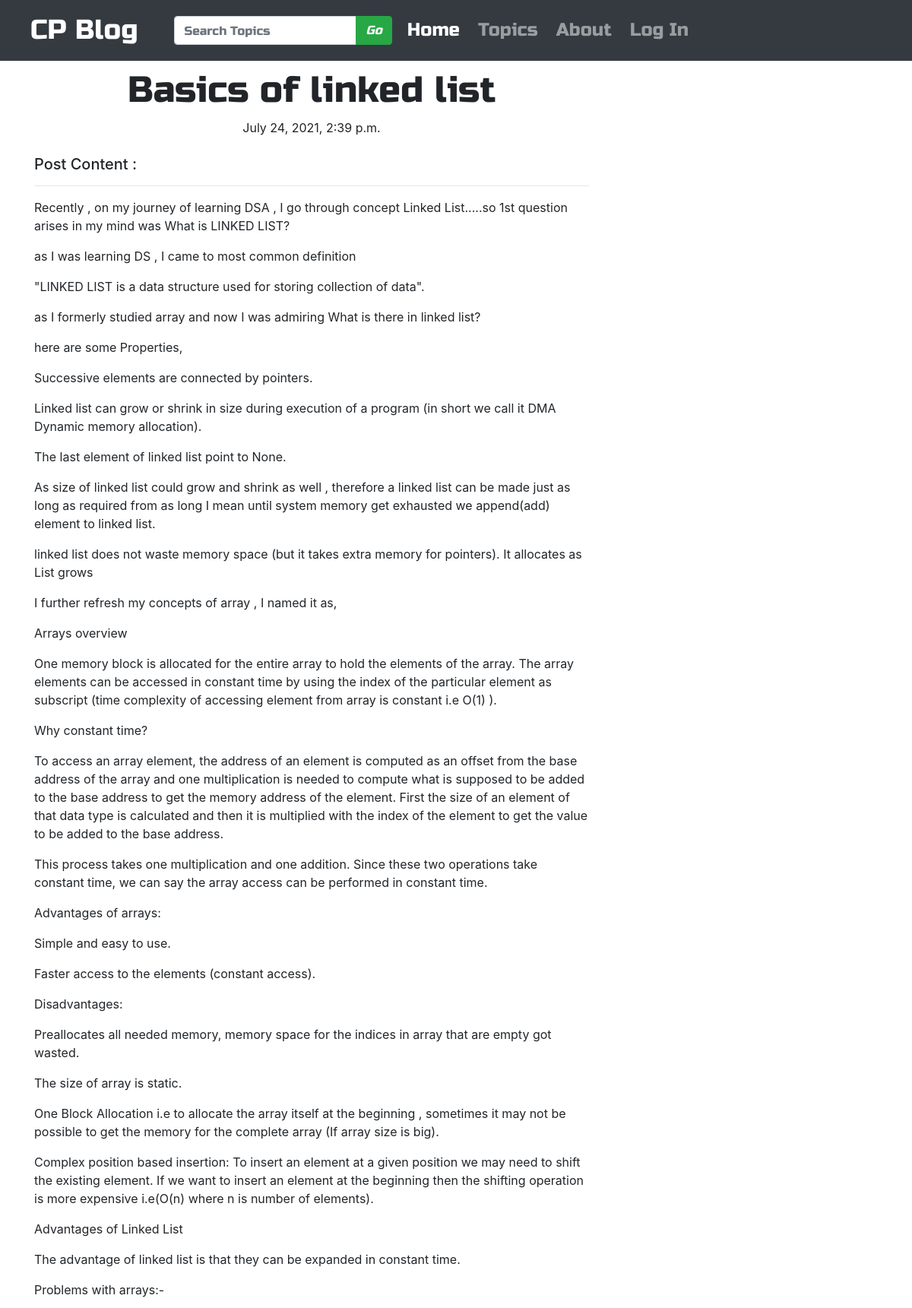
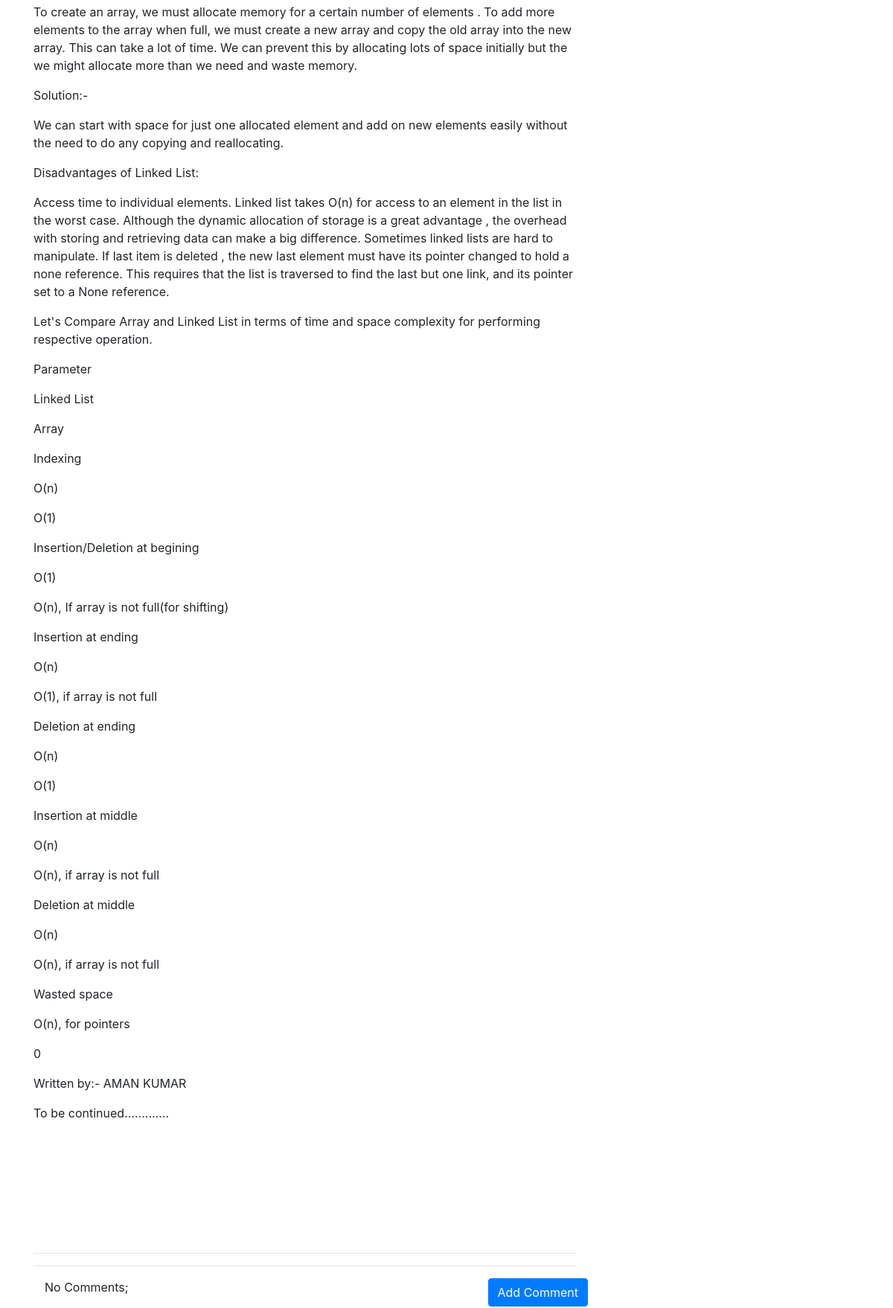
The app's page /post/2/ with its own data (2 pictures, top to bottom).
### blog/models.py (models this page shows, shortened)
class Post(models.Model):
    author = models.ForeignKey('auth.User', on_delete=models.CASCADE)
    title = models.CharField(max_length=200)
    text = models.TextField()
    created_date = models.DateTimeField(default=timezone.now)
    published_date = models.DateTimeField(blank=True, null=True)
    tags = models.CharField(max_length=200, default="CP DSA")

### blog/views.py (the view)
# urls.py: path('post/<pk>/', views.PostDetailView.as_view(), name='post_detail'),
class PostDetailView(DetailView):
    model = Post

### blog/templates/blog/post_detail.html (shortened to what this page needs)
{% extends 'blog/base.html' %}
{% block body_block %}
  <h1 class="posttitle loader">{{post.title}}</h1>
  {% if post.published_date %}
    <div class="date postdate">
      {{post.published_date}}
    </div>
  {% else %}
    <a href="{% url 'post_publish' pk=post.pk %}" class="btn btn-default btn-warning"> Publish </a>
  {% endif %}
  <h5 class="mt-4">Post Content : </h5>
  <p class="postcontent">
    <hr/>{{post.text|safe|linebreaksbr}}
  <hr/>
  </p>
  <hr>
  <a href="{% url 'comment' pk=post.pk %}" class="btn btn-primary btn-comment"> Add Comment </a>
  <div class="container">
    {% for comment in post.comments.all %}
    <br>
    {% if user.is_authenticated or comment.approve_comment %}
    {{ comment.created_date }}
    {% if not comment.approved_comments %}
    <a href="{% url 'comment_remove' pk=comment.pk%}" class="btn btn-default btn-danger"> Remove </a>
    <a href="{% url 'comment_approve' pk=comment.pk%}" class="btn btn-primary"> Approve </a>
    {% endif %}
    <p>{{comment.text|safe|linebreaks}}</p>
    <p>Posted by - {{comment.author}}</p>
    {% endif %}
    {% empty %}
    <p>No Comments;</p>
    {% endfor %}
  </div>
{% endblock %}

### blog/static/css/blog.css (style rules this page uses)
.postdate { text-align: center; }
.posttitle { font-family: 'Russo One', sans-serif; font-size: 3em; text-align: center; }
.postcontent { font-family: 'Montserrat'; font-size: 1.5em; }
.btn-comment { position: absolute; right: 0px; }

### records on screen
Post: title "Basics of linked list", published_date "July 24, 2021, 2:39 p.m.", text "Recently , on my journey of learning DSA , I go through concept Linked List.....so 1st question arises in my mind was What is LINKED LIST? as I was learning DS , I came to most common definition \"LINKED LIST is a data structure used for storing collection of data\". as I formerly studied array and now I was admiring What is there in linked list? here are some Properties, Successive elements are connected by pointers. Linked list can grow or shrink in size during execution of a program (in short we call it DMA Dynamic memory allocation). The last element of linked list point to None. As size of linked list could grow and shrink as well , therefore a linked list can be made just as long as…"
